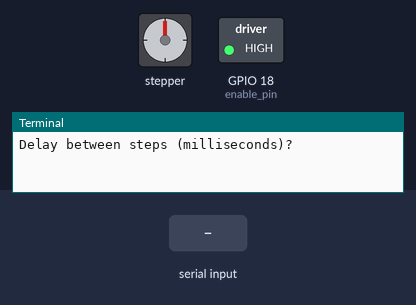
Recording of a program running on a simulated Raspberry Pi (BCM pin numbers). On the bench: stepper motor, switched loads named in the program (green lamp = pin HIGH), the last lines printed to the terminal. The test bench sets the inputs (shaded band). The stepper is drawn at 2048 steps a turn; pins used as bus, display or sensor lines are not drawn.

Above: at 1.2 s.
1.3 s: "5" typed at the terminal
2.8 s: "90" typed at the terminal
At 3.25 s:
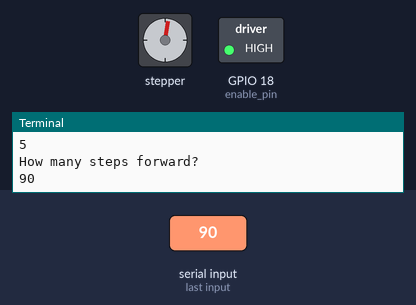
At 5.5 s:
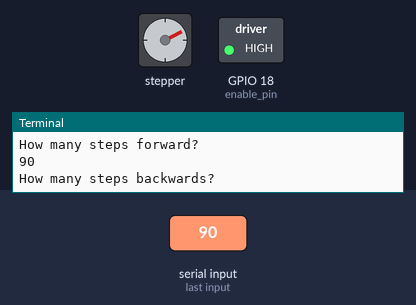
5.8 s: "200" typed at the terminal
At 10.1 s:
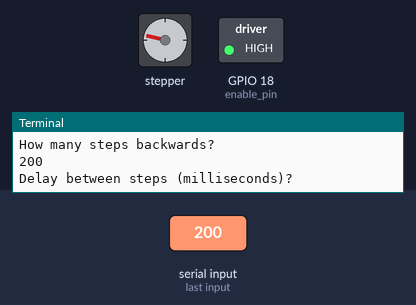
Timing chart, 0 to 11.6 s (numbered marks = the images above; inputs shaded):
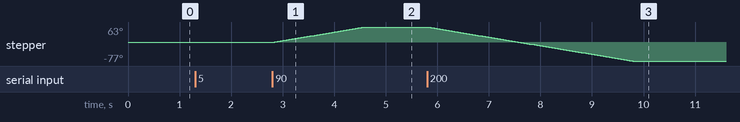

The program:

Stepper.py
```python
#!/usr/bin/python

##--Adafruit tutorials -- http://learn.adafruit.com/adafruits-raspberry-pi-lesson-10-stepper-motors
##--Turns a stepper motor based on terminal input

import RPi.GPIO as GPIO
import time

#130 steps = 1 full rotation

GPIO.setmode(GPIO.BCM)

enable_pin = 18
coil_A_1_pin = 4
coil_A_2_pin = 17
coil_B_1_pin = 23
coil_B_2_pin = 24

GPIO.setup(enable_pin, GPIO.OUT)
GPIO.setup(coil_A_1_pin, GPIO.OUT)
GPIO.setup(coil_A_2_pin, GPIO.OUT)
GPIO.setup(coil_B_1_pin, GPIO.OUT)
GPIO.setup(coil_B_2_pin, GPIO.OUT)

GPIO.output(enable_pin, 1)

def forward(delay, steps):
	for i in range(0, steps):
		setStep(1, 0, 1, 0)
		time.sleep(delay)
		setStep(0, 1, 1, 0)
		time.sleep(delay)
		setStep(0, 1, 0, 1)
		time.sleep(delay)
		setStep(1, 0, 0, 1)
		time.sleep(delay)

def backwards(delay, steps):
	for i in range(0, steps):
		setStep(1, 0, 0, 1)
		time.sleep(delay)
		setStep(0, 1, 0, 1)
		time.sleep(delay)
		setStep(0, 1, 1, 0)
		time.sleep(delay)
		setStep(1, 0, 1, 0)
		time.sleep(delay)

def setStep(w1, w2, w3, w4):
	GPIO.output(coil_A_1_pin, w1)
	GPIO.output(coil_A_2_pin, w2)
	GPIO.output(coil_B_1_pin, w3)
	GPIO.output(coil_B_2_pin, w4)

while True:
	delay = raw_input("Delay between steps (milliseconds)?")
	steps = raw_input("How many steps forward? ")
	forward(int(delay) / 1000.0, int(steps))
	steps = raw_input("How many steps backwards? ")
	backwards(int(delay) / 1000.0, int(steps))
```

Measured:
- after the input at 2.8 s, stepper: turns 63° clockwise in 1.8 s, starting at once
- after the input at 5.8 s, stepper: turns 140° counter-clockwise in 4.0 s, starting at once
